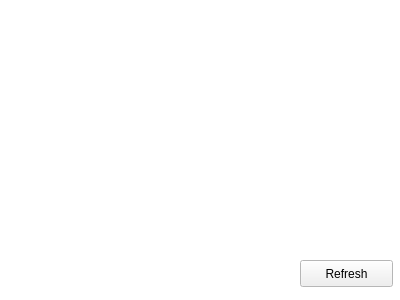
<?xml version="1.0" encoding="UTF-8"?>
<ui version="4.0">
 <class>Graph</class>
 <widget class="QWidget" name="Graph">
  <property name="geometry">
   <rect>
    <x>0</x>
    <y>0</y>
    <width>400</width>
    <height>300</height>
   </rect>
  </property>
  <property name="palette">
   <palette>
    <active>
     <colorrole role="Base">
      <brush brushstyle="SolidPattern">
       <color alpha="255">
        <red>255</red>
        <green>255</green>
        <blue>255</blue>
       </color>
      </brush>
     </colorrole>
     <colorrole role="Window">
      <brush brushstyle="SolidPattern">
       <color alpha="255">
        <red>255</red>
        <green>255</green>
        <blue>255</blue>
       </color>
      </brush>
     </colorrole>
    </active>
    <inactive>
     <colorrole role="Base">
      <brush brushstyle="SolidPattern">
       <color alpha="255">
        <red>255</red>
        <green>255</green>
        <blue>255</blue>
       </color>
      </brush>
     </colorrole>
     <colorrole role="Window">
      <brush brushstyle="SolidPattern">
       <color alpha="255">
        <red>255</red>
        <green>255</green>
        <blue>255</blue>
       </color>
      </brush>
     </colorrole>
    </inactive>
    <disabled>
     <colorrole role="Base">
      <brush brushstyle="SolidPattern">
       <color alpha="255">
        <red>255</red>
        <green>255</green>
        <blue>255</blue>
       </color>
      </brush>
     </colorrole>
     <colorrole role="Window">
      <brush brushstyle="SolidPattern">
       <color alpha="255">
        <red>255</red>
        <green>255</green>
        <blue>255</blue>
       </color>
      </brush>
     </colorrole>
    </disabled>
   </palette>
  </property>
  <property name="windowTitle">
   <string>Form</string>
  </property>
  <widget class="QPushButton" name="refresh">
   <property name="geometry">
    <rect>
     <x>300</x>
     <y>260</y>
     <width>93</width>
     <height>27</height>
    </rect>
   </property>
   <property name="text">
    <string>Refresh</string>
   </property>
  </widget>
 </widget>
 <resources/>
 <connections/>
</ui>
